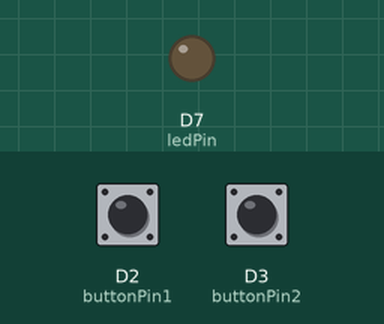
A sketch run on a simulated Particle Photon. Shown: output pins drawn as LEDs (lit = HIGH). The inputs (shaded band) are chosen by the test bench; at power-on: D2 (buttonPin1) HIGH, D3 (buttonPin2) HIGH.

Above: at 1.2 s.
1.3 s: D2 (buttonPin1) pulled LOW for 3.2 s
At 2.2 s:
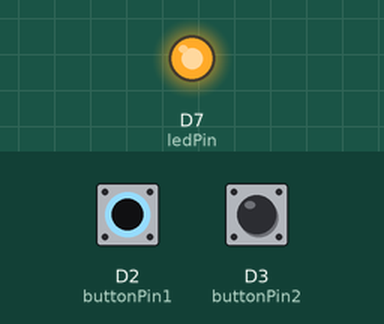
6.8 s: D2 (buttonPin1) pulled LOW for 0.15 s
At 9.1 s:
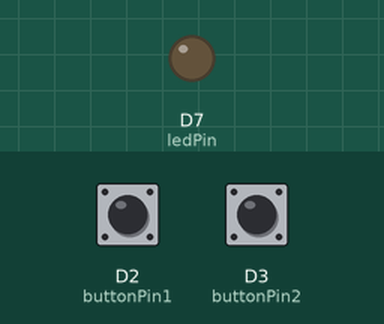
9.9 s: D2 (buttonPin1) pulled LOW for 1 s
At 11.1 s:
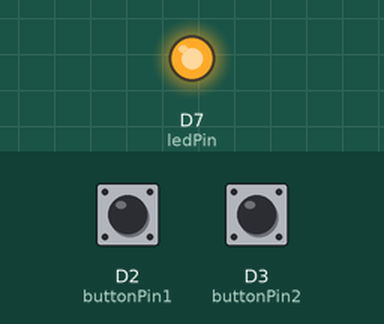
Timing chart, 0 to 13.4 s (numbered marks = the images above; inputs shaded):
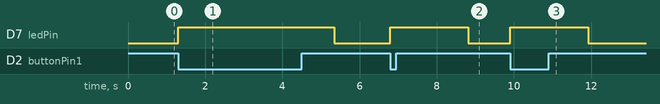

Measured:
- after the input at 1.3 s, D7 (ledPin): LOW → HIGH at once, → LOW 4.0 s later
- after the input at 6.8 s, D7 (ledPin): LOW → HIGH at once, → LOW 2.0 s later
- after the input at 9.9 s, D7 (ledPin): LOW → HIGH at once, → LOW 2.0 s later

The sketch:

CarPark_touch.ino.ino
```cpp
// Pairing Example _device 2
const int buttonPin1 = D2;    // the number of the pushbutton pin
const int buttonPin2 = D3;    // the number of the pushbutton pin
const int ledPin = D7;      // the number of the LED pin


void setup() {
  pinMode(buttonPin1, INPUT_PULLUP);
  pinMode(buttonPin2, INPUT_PULLUP);
  pinMode(ledPin, OUTPUT);

  // set initial LED state
  digitalWrite(ledPin, LOW);

}

void loop() {

  int reading1 = digitalRead(buttonPin1);
  int reading2 = digitalRead(buttonPin2);


  if(reading1 == LOW){
      digitalWrite(ledPin,HIGH);
      Particle.publish("touch001","leave",60,PUBLIC);
      delay(2000);
      digitalWrite(ledPin,LOW);
  }

  if(reading2 == LOW){
      digitalWrite(ledPin,HIGH);
      Particle.publish("touch002","enter",60,PUBLIC);
      delay(2000);
      digitalWrite(ledPin,LOW);
  }

}
```
